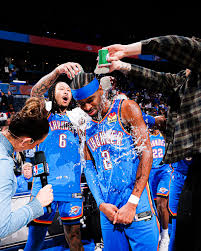
#> input picture img man/example.jpg, 201 x 251 px
$ python img.py
#> lines starting #> are read from the running program, lines starting #| are printed output that depends on the picture
import cv2
import matplotlib.pyplot as plt
import numpy as np

image = cv2.imread('example.jpg')
#> image is the input picture: shape (251, 201, 3); mean B, G, R 95.8, 71.5, 64


(h,w)=image.shape[:2]
#> h = 251; w = 201
center=(w//2,h//2)
#> center = (100, 125)
M=cv2.getRotationMatrix2D(center,45, 1.0)
rotated=cv2.warpAffine(image,M,(w,h))
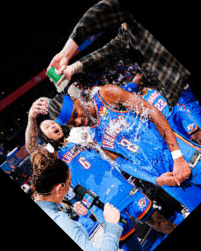
#> rotated: shape (251, 201, 3); mean B, G, R 84.4, 64.2, 58.8
rotated_rgb=cv2.cvtColor(rotated, cv2.COLOR_BGR2RGB)
plt.imshow(rotated_rgb)
plt.title("Rotated Image")
plt.show()

brightness_matrix = np.ones(image.shape, dtype="uint8")* 50
brighter=cv2.add(image,brightness_matrix)
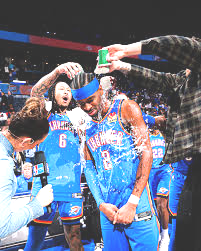
#> brighter: shape (251, 201, 3); mean B, G, R 138.1, 120, 111.2
brighter_rgb=cv2.cvtColor(brighter, cv2.COLOR_BGR2RGB)
plt.imshow(brighter_rgb)
plt.title("Bright Image")
plt.show()

cropped_image=image[70:120,50:120]
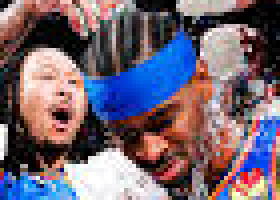
#> cropped_image: shape (50, 70, 3) (shown 4 times larger); mean B, G, R 113.9, 100.3, 114.9
cropped_image=cv2.cvtColor(cropped_image, cv2.COLOR_BGR2RGB)
plt.imshow(cropped_image)

plt.title("Cropped Image")
plt.show()

key = cv2.waitKey(0)
#> (key Esc is pressed here)

if key==ord('s'):
    cv2.imwrite('grayscale_resized_image.jpg')
else:
    print("Image not saved")
cv2.destroyAllWindows()
